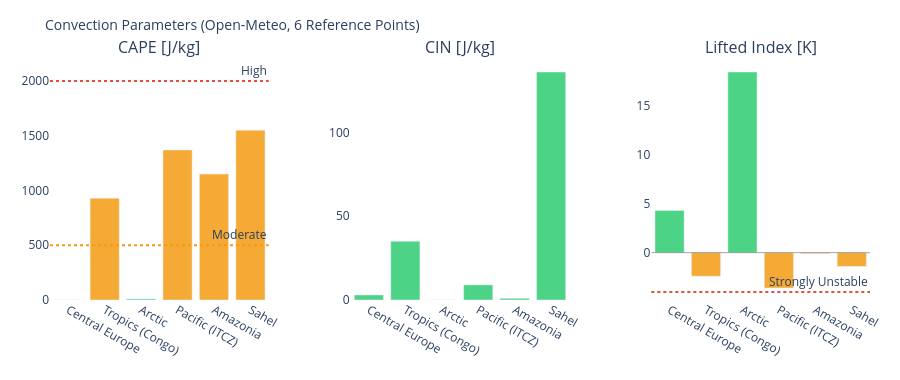

Notebook code cell kept with this figure:
### Markdown cell above
---
## 3. Visualizations

### Code cell
# ============================================================
# CAPE / CIN / LIFTED INDEX – Convection potential
# ============================================================

if not df_atm.empty:
    fig = make_subplots(
        rows=1, cols=3,
        subplot_titles=['CAPE [J/kg]', 'CIN [J/kg]', 'Lifted Index [K]'],
        horizontal_spacing=0.1
    )
    pts = df_atm['point'].tolist()
    pt_colors = ['#E85D24','#185FA5','#888780','#378ADD','#639922','#F2A623']

    # CAPE – höher = mehr Gewitterpotential
    cape_vals = df_atm['cape'].fillna(0).tolist()
    cape_colors = ['#e74c3c' if v > 2000 else '#f39c12' if v > 500 else '#2ecc71'
                   for v in cape_vals]
    fig.add_trace(go.Bar(x=pts, y=cape_vals, marker_color=cape_colors,
                         opacity=0.85, showlegend=False), row=1, col=1)
    fig.add_hline(y=2000, line_dash='dot', line_color='#e74c3c',
                  annotation_text='High', row=1, col=1)
    fig.add_hline(y=500,  line_dash='dot', line_color='#f39c12',
                  annotation_text='Moderate', row=1, col=1)

    # CIN – negativer = stärker gedeckelt (weniger Auslöse)
    cin_vals = df_atm['cin'].fillna(0).tolist()
    cin_colors = ['#e74c3c' if v < -200 else '#f39c12' if v < -50 else '#2ecc71'
                  for v in cin_vals]
    fig.add_trace(go.Bar(x=pts, y=cin_vals, marker_color=cin_colors,
                         opacity=0.85, showlegend=False), row=1, col=2)

    # Lifted Index – negativ = instabil
    li_vals = df_atm['li'].fillna(0).tolist()
    li_colors = ['#e74c3c' if v < -4 else '#f39c12' if v < 0 else '#2ecc71'
                 for v in li_vals]
    fig.add_trace(go.Bar(x=pts, y=li_vals, marker_color=li_colors,
                         opacity=0.85, showlegend=False), row=1, col=3)
    fig.add_hline(y=0, line_color='gray', line_width=0.7, row=1, col=3)
    fig.add_hline(y=-4, line_dash='dot', line_color='#e74c3c',
                  annotation_text='Strongly Unstable', row=1, col=3)

    fig.update_layout(
        title=dict(text='Convection Parameters (Open-Meteo, 6 Reference Points)', font=dict(size=14)),
        height=380, plot_bgcolor='rgba(0,0,0,0)', paper_bgcolor='rgba(0,0,0,0)',
        margin=dict(l=50, r=30, t=60, b=80)
    )
    fig.update_xaxes(tickangle=30)
    fig.show()

### Figure 1 — Plotly figure (JSON) as saved in the notebook; plotly's stock layout.template omitted (floating-point values rounded to 4 significant figures)
{"data": [{"marker": {"color": ["#2ecc71", "#f39c12", "#2ecc71", "#f39c12", "#f39c12", "#f39c12"]}, "opacity": 0.85, "showlegend": false, "type": "bar", "x": ["Central Europe", "Tropics (Congo)", "Arctic", "Pacific (ITCZ)", "Amazonia", "Sahel"], "xaxis": "x", "y": [0.0, 930.0, 10.0, 1370.0, 1150.0, 1550.0], "yaxis": "y"}, {"marker": {"color": ["#2ecc71", "#2ecc71", "#2ecc71", "#2ecc71", "#2ecc71", "#2ecc71"]}, "opacity": 0.85, "showlegend": false, "type": "bar", "x": ["Central Europe", "Tropics (Congo)", "Arctic", "Pacific (ITCZ)", "Amazonia", "Sahel"], "xaxis": "x2", "y": [3.0, 35.0, 0.0, 9.0, 1.0, 136.0], "yaxis": "y2"}, {"marker": {"color": ["#2ecc71", "#f39c12", "#2ecc71", "#f39c12", "#f39c12", "#f39c12"]}, "opacity": 0.85, "showlegend": false, "type": "bar", "x": ["Central Europe", "Tropics (Congo)", "Arctic", "Pacific (ITCZ)", "Amazonia", "Sahel"], "xaxis": "x3", "y": [4.3, -2.4, 18.4, -3.6, -0.1, -1.4], "yaxis": "y3"}], "layout": {"annotations": [{"font": {"size": 16}, "showarrow": false, "text": "CAPE [J/kg]", "x": 0.1333, "xanchor": "center", "xref": "paper", "y": 1.0, "yanchor": "bottom", "yref": "paper"}, {"font": {"size": 16}, "showarrow": false, "text": "CIN [J/kg]", "x": 0.5, "xanchor": "center", "xref": "paper", "y": 1.0, "yanchor": "bottom", "yref": "paper"}, {"font": {"size": 16}, "showarrow": false, "text": "Lifted Index [K]", "x": 0.8667, "xanchor": "center", "xref": "paper", "y": 1.0, "yanchor": "bottom", "yref": "paper"}, {"showarrow": false, "text": "High", "x": 1, "xanchor": "right", "xref": "x domain", "y": 2000, "yanchor": "bottom", "yref": "y"}, {"showarrow": false, "text": "Moderate", "x": 1, "xanchor": "right", "xref": "x domain", "y": 500, "yanchor": "bottom", "yref": "y"}, {"showarrow": false, "text": "Strongly Unstable", "x": 1, "xanchor": "right", "xref": "x3 domain", "y": -4, "yanchor": "bottom", "yref": "y3"}], "height": 380, "margin": {"b": 80, "l": 50, "r": 30, "t": 60}, "paper_bgcolor": "rgba(0,0,0,0)", "plot_bgcolor": "rgba(0,0,0,0)", "shapes": [{"line": {"color": "#e74c3c", "dash": "dot"}, "type": "line", "x0": 0, "x1": 1, "xref": "x domain", "y0": 2000, "y1": 2000, "yref": "y"}, {"line": {"color": "#f39c12", "dash": "dot"}, "type": "line", "x0": 0, "x1": 1, "xref": "x domain", "y0": 500, "y1": 500, "yref": "y"}, {"line": {"color": "gray", "width": 0.7}, "type": "line", "x0": 0, "x1": 1, "xref": "x3 domain", "y0": 0, "y1": 0, "yref": "y3"}, {"line": {"color": "#e74c3c", "dash": "dot"}, "type": "line", "x0": 0, "x1": 1, "xref": "x3 domain", "y0": -4, "y1": -4, "yref": "y3"}], "title": {"font": {"size": 14}, "text": "Convection Parameters (Open-Meteo, 6 Reference Points)"}, "xaxis": {"anchor": "y", "domain": [0.0, 0.2667], "tickangle": 30}, "xaxis2": {"anchor": "y2", "domain": [0.3667, 0.6333], "tickangle": 30}, "xaxis3": {"anchor": "y3", "domain": [0.7333, 1.0], "tickangle": 30}, "yaxis": {"anchor": "x", "domain": [0.0, 1.0]}, "yaxis2": {"anchor": "x2", "domain": [0.0, 1.0]}, "yaxis3": {"anchor": "x3", "domain": [0.0, 1.0]}}}
